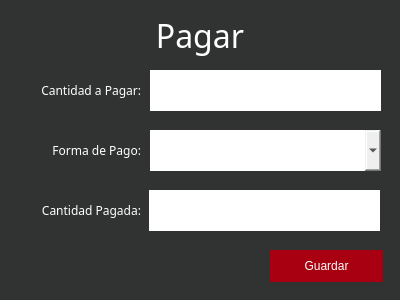
<?xml version="1.0" encoding="UTF-8"?>
<ui version="4.0">
 <class>pagar</class>
 <widget class="QMainWindow" name="pagar">
  <property name="geometry">
   <rect>
    <x>0</x>
    <y>0</y>
    <width>400</width>
    <height>300</height>
   </rect>
  </property>
  <property name="minimumSize">
   <size>
    <width>400</width>
    <height>300</height>
   </size>
  </property>
  <property name="maximumSize">
   <size>
    <width>400</width>
    <height>400</height>
   </size>
  </property>
  <property name="windowTitle">
   <string>Pagar</string>
  </property>
  <property name="styleSheet">
   <string notr="true">#pagar{
background-color: rgb(49, 50, 50);
}
.QLabel{
	color: rgb(255, 255, 255);
}
.QLineEdit{
	color: rgb(97, 99, 99);
	border:none;
}
.QPushButton{
	color: rgb(250, 255, 255);
	background-color: rgb(168, 0, 16);
	border: none;
}
.QPushButton:hover{
	color: rgb(255,255,255);
	background-color: rgb(30,30,30);
	border: none;
}
.QComboBox{
	border-radius:none;
}</string>
  </property>
  <widget class="QWidget" name="centralwidget">
   <widget class="QLabel" name="label_titulo">
    <property name="geometry">
     <rect>
      <x>0</x>
      <y>10</y>
      <width>400</width>
      <height>51</height>
     </rect>
    </property>
    <property name="font">
     <font>
      <family>Avenir</family>
      <pointsize>24</pointsize>
     </font>
    </property>
    <property name="text">
     <string>Pagar</string>
    </property>
    <property name="alignment">
     <set>Qt::AlignCenter</set>
    </property>
   </widget>
   <widget class="QLabel" name="label_nombre">
    <property name="geometry">
     <rect>
      <x>10</x>
      <y>80</y>
      <width>131</width>
      <height>21</height>
     </rect>
    </property>
    <property name="font">
     <font>
      <family>Avenir</family>
     </font>
    </property>
    <property name="text">
     <string>Cantidad a Pagar:</string>
    </property>
    <property name="alignment">
     <set>Qt::AlignRight|Qt::AlignTrailing|Qt::AlignVCenter</set>
    </property>
   </widget>
   <widget class="QLineEdit" name="line_cantidadPagar">
    <property name="enabled">
     <bool>false</bool>
    </property>
    <property name="geometry">
     <rect>
      <x>150</x>
      <y>70</y>
      <width>231</width>
      <height>41</height>
     </rect>
    </property>
    <property name="font">
     <font>
      <family>Avenir</family>
      <weight>75</weight>
      <bold>true</bold>
     </font>
    </property>
    <property name="text">
     <string/>
    </property>
    <property name="alignment">
     <set>Qt::AlignRight|Qt::AlignTrailing|Qt::AlignVCenter</set>
    </property>
   </widget>
   <widget class="QLabel" name="label_usuario">
    <property name="geometry">
     <rect>
      <x>10</x>
      <y>140</y>
      <width>131</width>
      <height>21</height>
     </rect>
    </property>
    <property name="font">
     <font>
      <family>Avenir</family>
     </font>
    </property>
    <property name="text">
     <string>Forma de Pago:</string>
    </property>
    <property name="alignment">
     <set>Qt::AlignRight|Qt::AlignTrailing|Qt::AlignVCenter</set>
    </property>
   </widget>
   <widget class="QLineEdit" name="line_cantidadPagada">
    <property name="geometry">
     <rect>
      <x>149</x>
      <y>190</y>
      <width>231</width>
      <height>41</height>
     </rect>
    </property>
    <property name="font">
     <font>
      <family>Avenir</family>
     </font>
    </property>
    <property name="echoMode">
     <enum>QLineEdit::Normal</enum>
    </property>
    <property name="alignment">
     <set>Qt::AlignRight|Qt::AlignTrailing|Qt::AlignVCenter</set>
    </property>
   </widget>
   <widget class="QLabel" name="label_contrasena">
    <property name="geometry">
     <rect>
      <x>10</x>
      <y>200</y>
      <width>131</width>
      <height>21</height>
     </rect>
    </property>
    <property name="font">
     <font>
      <family>Avenir</family>
     </font>
    </property>
    <property name="text">
     <string>Cantidad Pagada:</string>
    </property>
    <property name="alignment">
     <set>Qt::AlignRight|Qt::AlignTrailing|Qt::AlignVCenter</set>
    </property>
   </widget>
   <widget class="QPushButton" name="bGuardar">
    <property name="geometry">
     <rect>
      <x>270</x>
      <y>250</y>
      <width>113</width>
      <height>32</height>
     </rect>
    </property>
    <property name="cursor">
     <cursorShape>PointingHandCursor</cursorShape>
    </property>
    <property name="text">
     <string>Guardar</string>
    </property>
    <property name="icon">
     <iconset resource="../imagenes/imagenes.qrc">
      <normaloff>:/Iconos/Guardar.png</normaloff>:/Iconos/Guardar.png</iconset>
    </property>
    <property name="iconSize">
     <size>
      <width>20</width>
      <height>16</height>
     </size>
    </property>
   </widget>
   <widget class="QComboBox" name="comboBox_metodosPago">
    <property name="geometry">
     <rect>
      <x>150</x>
      <y>130</y>
      <width>231</width>
      <height>41</height>
     </rect>
    </property>
    <property name="font">
     <font>
      <family>Avenir</family>
     </font>
    </property>
   </widget>
  </widget>
 </widget>
 <resources>
  <include location="../imagenes/imagenes.qrc"/>
 </resources>
 <connections/>
</ui>
